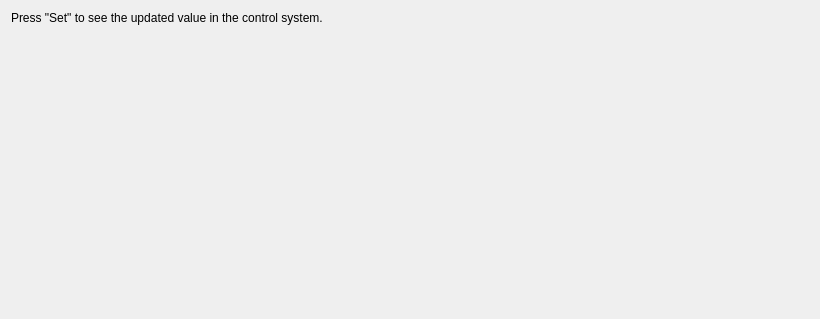
<?xml version="1.0" encoding="UTF-8"?>
<ui version="4.0">
 <class>Form</class>
 <widget class="QWidget" name="Form">
  <property name="geometry">
   <rect>
    <x>0</x>
    <y>0</y>
    <width>820</width>
    <height>319</height>
   </rect>
  </property>
  <property name="windowTitle">
   <string>Form</string>
  </property>
  <layout class="QVBoxLayout" name="verticalLayout">
   <item>
    <widget class="QLabel" name="label">
     <property name="text">
      <string>Press &quot;Set&quot; to see the updated value in the control system.</string>
     </property>
    </widget>
   </item>
   <item>
    <layout class="QHBoxLayout" name="horizontalLayout">
     <item>
      <widget class="CPropertyEdit" name="writable_edit">
       <property name="decoration" stdset="0">
        <enum>PropertyEdit::Frame</enum>
       </property>
       <property name="fields" stdset="0">
        <string>[{&quot;field&quot;: &quot;IntVal&quot;, &quot;type&quot;: 1, &quot;rw&quot;: true}, {&quot;field&quot;: &quot;FloatVal&quot;, &quot;type&quot;: 2, &quot;rw&quot;: true}, {&quot;field&quot;: &quot;StrVal&quot;, &quot;type&quot;: 4, &quot;rw&quot;: true}, {&quot;field&quot;: &quot;BoolVal&quot;, &quot;type&quot;: 3, &quot;rw&quot;: true}, {&quot;field&quot;: &quot;EnumVal&quot;, &quot;type&quot;: 5, &quot;rw&quot;: true, &quot;ud&quot;: {&quot;options&quot;: [[&quot;ON&quot;, 1], [&quot;OFF&quot;, 2], [&quot;UNKNOWN&quot;, 3]]}}]</string>
       </property>
       <property name="buttons" stdset="0">
        <enum>PropertyEdit::Both</enum>
       </property>
       <property name="channel" stdset="0">
        <string notr="true">DemoDevice/Settings</string>
       </property>
      </widget>
     </item>
     <item>
      <widget class="CPropertyEdit" name="readonly_edit">
       <property name="title" stdset="0">
        <string>Read-only widget</string>
       </property>
       <property name="decoration" stdset="0">
        <enum>PropertyEdit::GroupBox</enum>
       </property>
       <property name="fields" stdset="0">
        <string>[{&quot;field&quot;: &quot;IntVal&quot;, &quot;type&quot;: 1, &quot;rw&quot;: true}, {&quot;field&quot;: &quot;FloatVal&quot;, &quot;type&quot;: 2, &quot;rw&quot;: true}, {&quot;field&quot;: &quot;StrVal&quot;, &quot;type&quot;: 4, &quot;rw&quot;: true}, {&quot;field&quot;: &quot;BoolVal&quot;, &quot;type&quot;: 3, &quot;rw&quot;: true}, {&quot;field&quot;: &quot;EnumVal&quot;, &quot;type&quot;: 5, &quot;rw&quot;: true, &quot;ud&quot;: {&quot;options&quot;: [[&quot;ON&quot;, 1], [&quot;OFF&quot;, 2], [&quot;UNKNOWN&quot;, 3]]}}]</string>
       </property>
       <property name="channel" stdset="0">
        <string notr="true">DemoDevice/Settings</string>
       </property>
      </widget>
     </item>
    </layout>
   </item>
   <item>
    <spacer name="verticalSpacer">
     <property name="orientation">
      <enum>Qt::Vertical</enum>
     </property>
     <property name="sizeHint" stdset="0">
      <size>
       <width>20</width>
       <height>40</height>
      </size>
     </property>
    </spacer>
   </item>
   <item>
    <widget class="CLabel" name="CLabel">
     <property name="channel" stdset="0">
      <string notr="true">DemoDevice/SettingsRepr#str</string>
     </property>
    </widget>
   </item>
  </layout>
 </widget>
 <customwidgets>
  <customwidget>
   <class>PyDMLabel</class>
   <extends>QLabel</extends>
   <header>pydm.widgets.label</header>
  </customwidget>
  <customwidget>
   <class>PropertyEdit</class>
   <extends>QWidget</extends>
   <header>accwidgets.property_edit.propedit</header>
  </customwidget>
  <customwidget>
   <class>CPropertyEdit</class>
   <extends>PropertyEdit</extends>
   <header>comrad.widgets.inputs</header>
  </customwidget>
  <customwidget>
   <class>CLabel</class>
   <extends>PyDMLabel</extends>
   <header>comrad.widgets.indicators</header>
  </customwidget>
 </customwidgets>
 <resources/>
 <connections/>
</ui>
